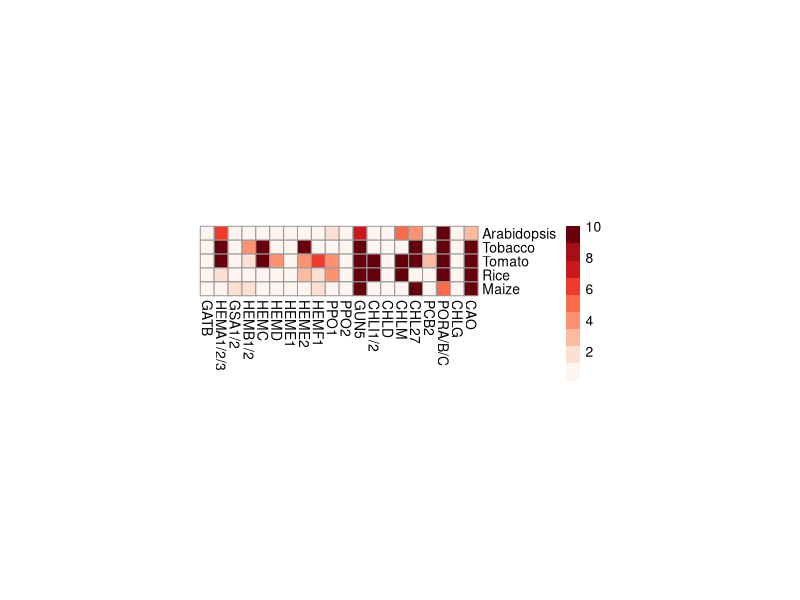

Recreate this plot in R.
library(pheatmap)
library(RColorBrewer)


mat <- read.table('enzyme_score_mat.txt',row.names=1)

pheatmap(t(mat),cluster_cols=F,cluster_rows=F,cellwidth=10,cellheight=10,color=brewer.pal(100,"Reds"))


